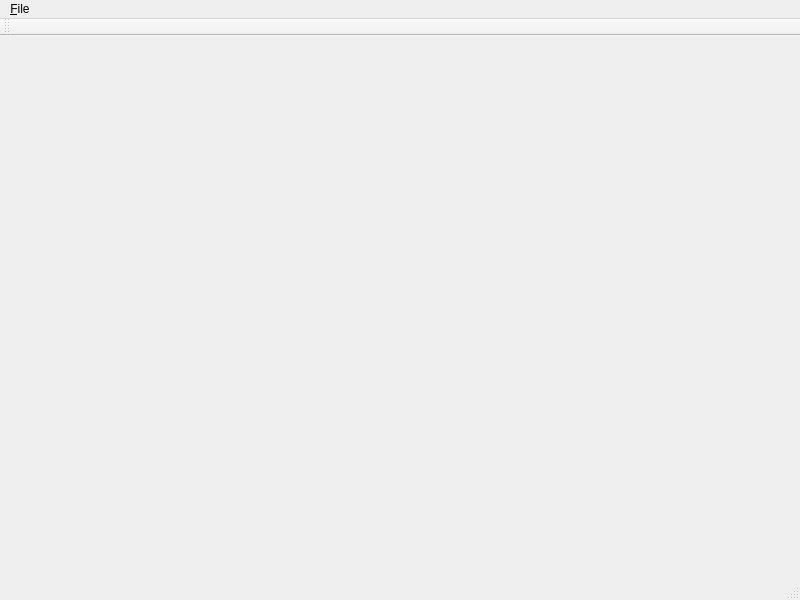
<?xml version="1.0" encoding="UTF-8"?>
<ui version="4.0">
 <class>QtGuiApplication1Class</class>
 <widget class="QMainWindow" name="QtGuiApplication1Class">
  <property name="geometry">
   <rect>
    <x>0</x>
    <y>0</y>
    <width>800</width>
    <height>600</height>
   </rect>
  </property>
  <property name="windowTitle">
   <string>QtGuiApplication1</string>
  </property>
  <widget class="QWidget" name="centralWidget">
   <layout class="QFormLayout" name="formLayout">
    <property name="leftMargin">
     <number>0</number>
    </property>
    <property name="topMargin">
     <number>0</number>
    </property>
    <property name="rightMargin">
     <number>0</number>
    </property>
    <property name="bottomMargin">
     <number>0</number>
    </property>
    <item row="0" column="0">
     <widget class="QWidget" name="widget" native="true">
      <property name="sizePolicy">
       <sizepolicy hsizetype="Fixed" vsizetype="Fixed">
        <horstretch>0</horstretch>
        <verstretch>0</verstretch>
       </sizepolicy>
      </property>
      <property name="minimumSize">
       <size>
        <width>512</width>
        <height>512</height>
       </size>
      </property>
      <property name="maximumSize">
       <size>
        <width>512</width>
        <height>512</height>
       </size>
      </property>
      <layout class="QHBoxLayout" name="horizontalLayout">
       <property name="leftMargin">
        <number>0</number>
       </property>
       <property name="topMargin">
        <number>0</number>
       </property>
       <property name="rightMargin">
        <number>0</number>
       </property>
       <property name="bottomMargin">
        <number>0</number>
       </property>
       <item>
        <layout class="QGridLayout" name="gridLayout"/>
       </item>
      </layout>
     </widget>
    </item>
   </layout>
  </widget>
  <widget class="QMenuBar" name="menuBar">
   <property name="geometry">
    <rect>
     <x>0</x>
     <y>0</y>
     <width>800</width>
     <height>31</height>
    </rect>
   </property>
   <widget class="QMenu" name="menu_File">
    <property name="title">
     <string>&amp;File</string>
    </property>
    <addaction name="actionOpen"/>
    <addaction name="action_Exit"/>
   </widget>
   <addaction name="menu_File"/>
  </widget>
  <widget class="QToolBar" name="mainToolBar">
   <attribute name="toolBarArea">
    <enum>TopToolBarArea</enum>
   </attribute>
   <attribute name="toolBarBreak">
    <bool>false</bool>
   </attribute>
  </widget>
  <widget class="QStatusBar" name="statusBar"/>
  <action name="actionOpen">
   <property name="text">
    <string>&amp;Open</string>
   </property>
  </action>
  <action name="action_Exit">
   <property name="text">
    <string>&amp;Exit</string>
   </property>
  </action>
 </widget>
 <layoutdefault spacing="6" margin="11"/>
 <resources>
  <include location="QtGuiApplication1.qrc"/>
 </resources>
 <connections/>
</ui>
